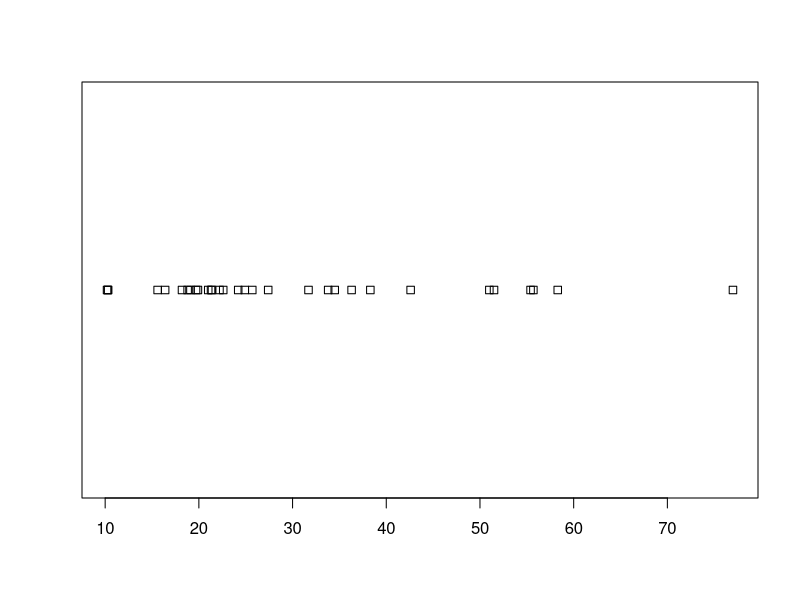
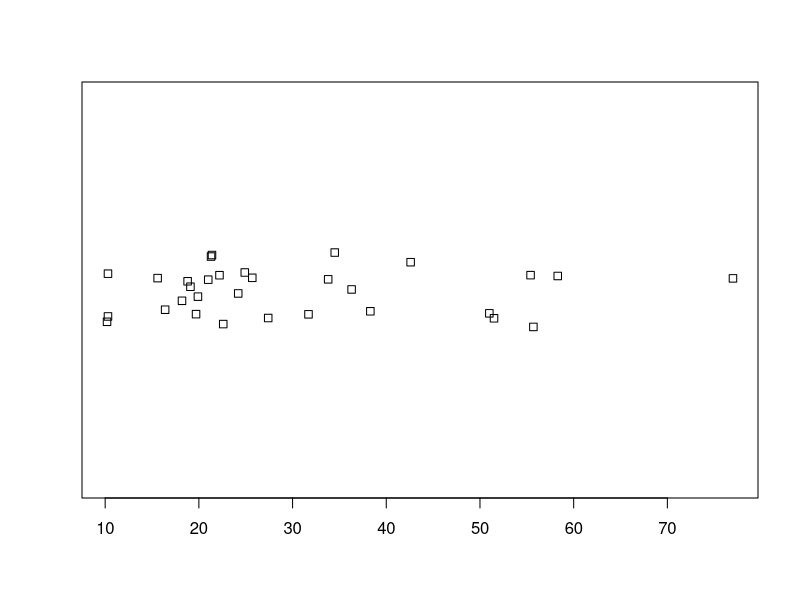
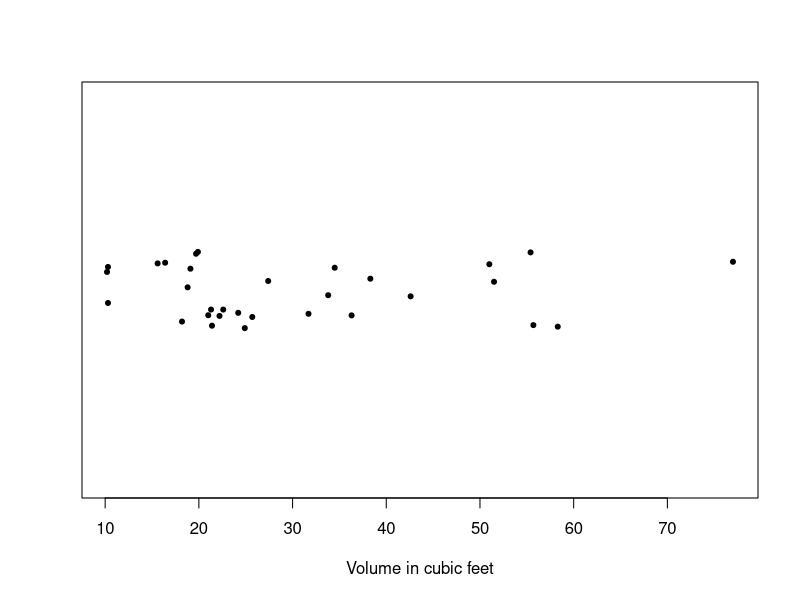
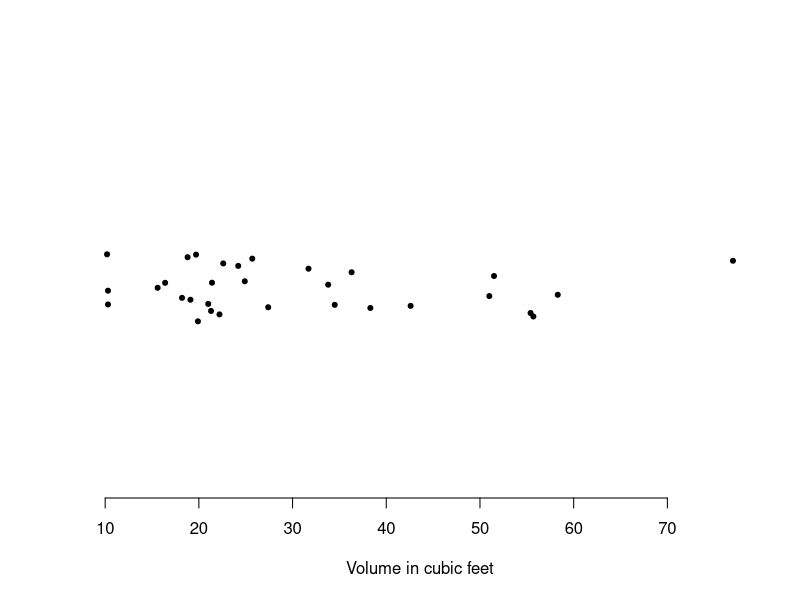
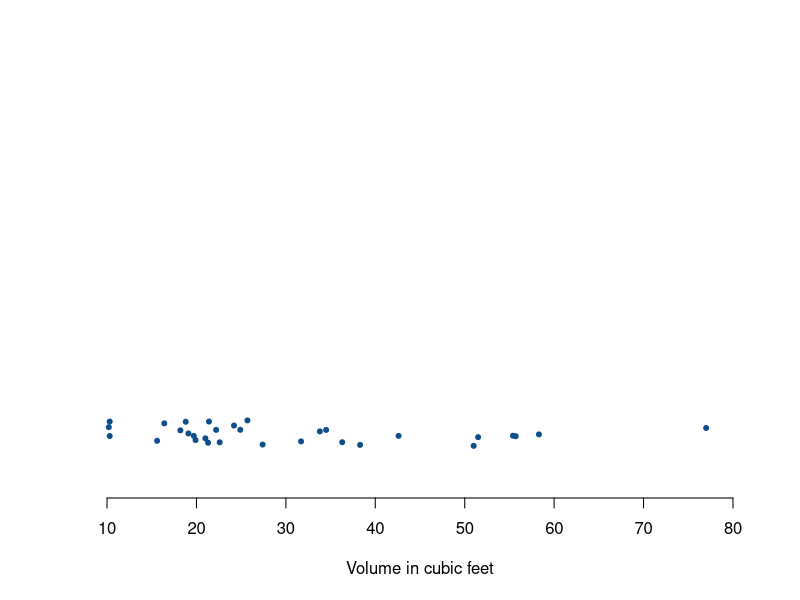
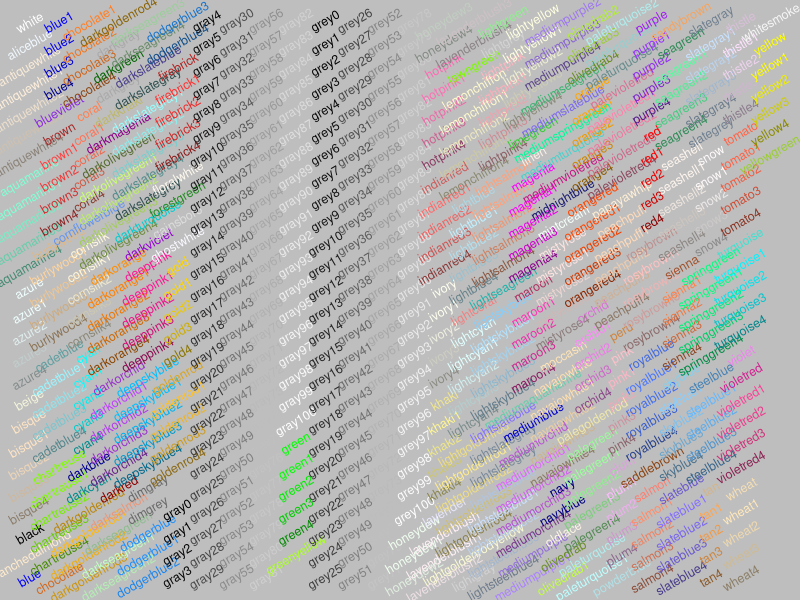
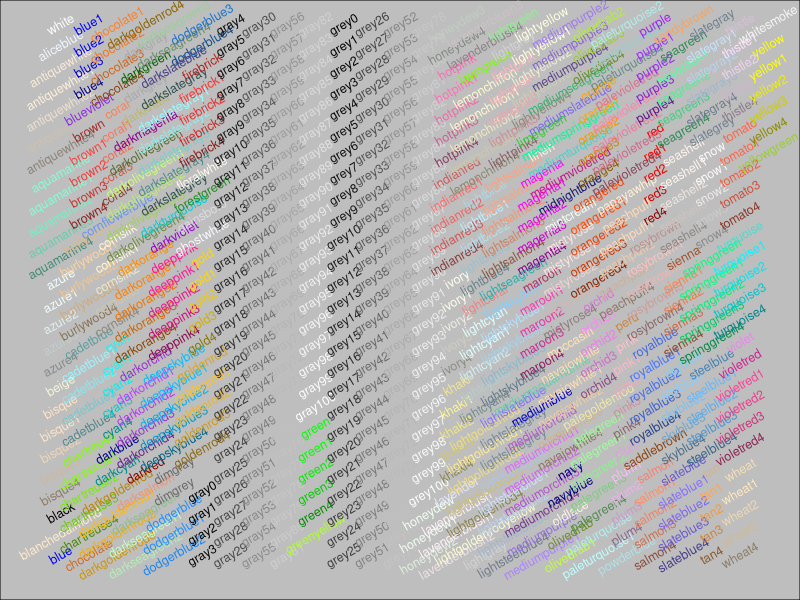
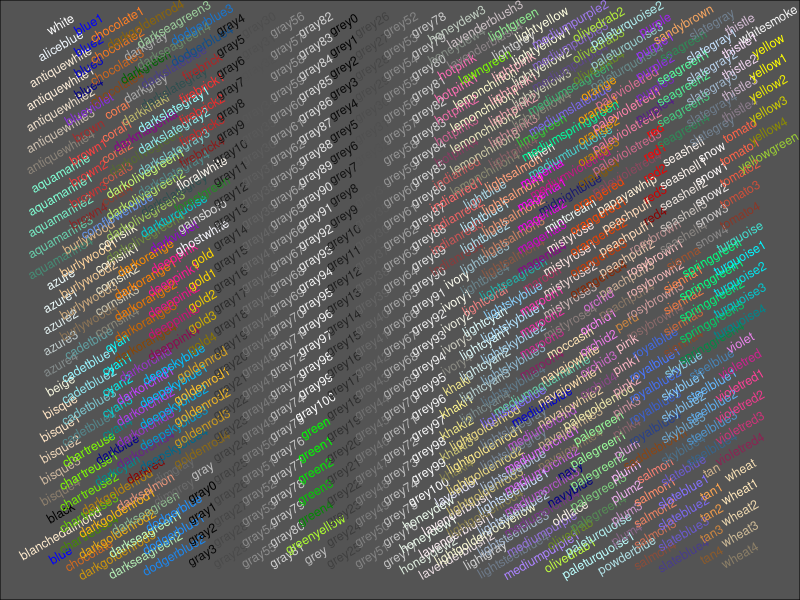

Generate these figures, in order, with R:
?trees

attach(trees)
Volume

stripchart(Volume)

stripchart(Volume, method = "jitter")

?stripchart

stripchart(Volume, method = "jitter", pch = 20,
  xlab = "Volume in cubic feet")

?points

pch = "."

?par

par(bty = "n")  # Figure 3-5
stripchart(Volume, method = "jitter", pch = 20,
  xlab = "Volume in cubic feet")

# Figure 3-6
par(bty = "n")
stripchart(Volume,
  method = "jitter", jitter = .3,
  pch = 20,
  xlab = "Volume in cubic feet",
  col = "dodgerblue4",
  ylim = c(0,8),
  xlim = c(10,80)) # xlim forces x between 10 & 80
  # and ylim closer to x-axis

demo(colors)

axis(1, col = "dodgerblue4", at = c(10,20,30,40,50,60,70,80))

mtext("Data source: Minitab Student Handbook",
side = 1, line = 4, adj = 1, col = "dodgerblue4", cex = .7)

detach(trees)
